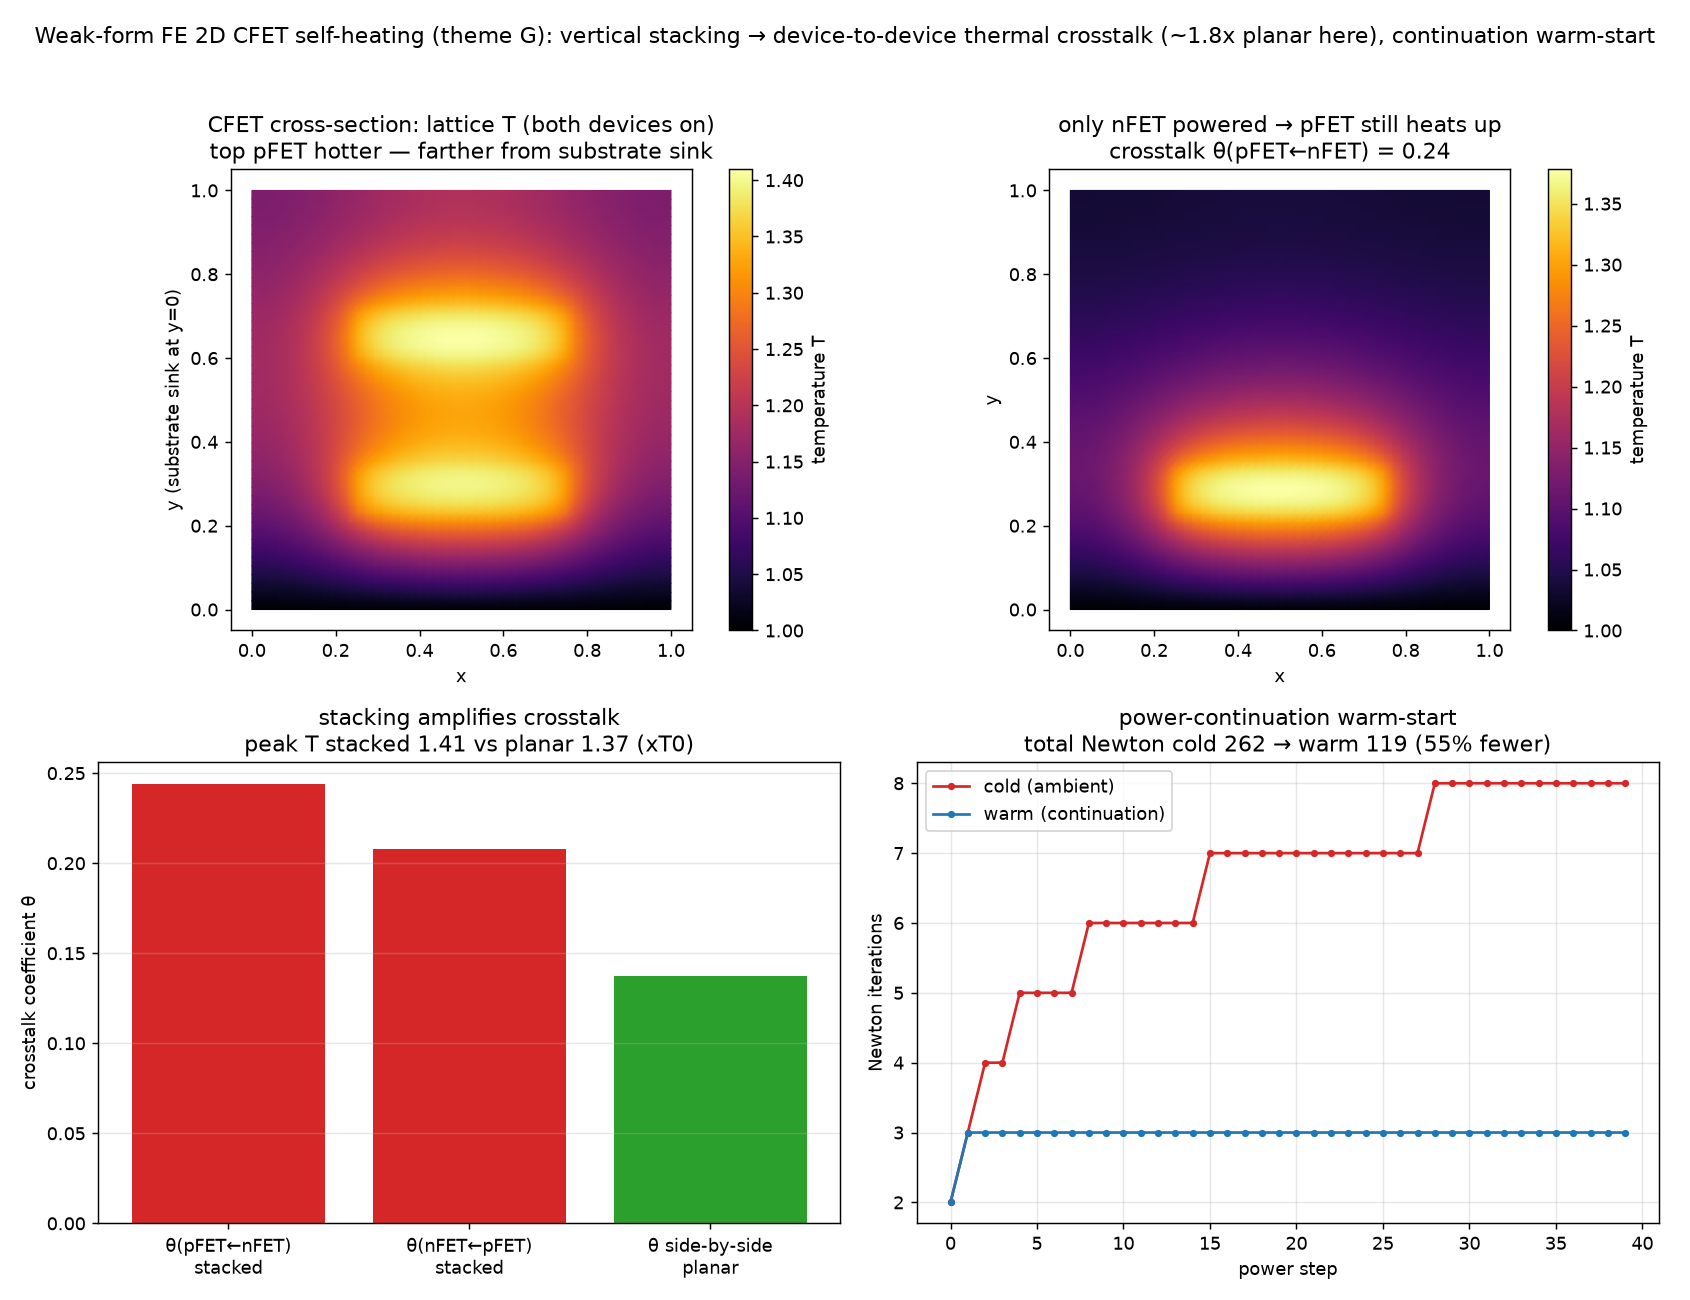

Recreate this plot in Python.
"""cfet_thermal_crosstalk.py — 2D seed demo for research theme G (device
self-heating = electro-thermal coupling), extending the 1D reduced model
(⑯ electrothermal_selfheating.py, ⑯-dataset electrothermal_dataset.py) to a 2D
CFET cross-section, where the headline physics is DEVICE-TO-DEVICE THERMAL
CROSSTALK.

Why 2D / why CFET (LITREVIEW_G_electrothermal.md §3): a complementary FET stacks
an nFET and a pFET vertically. The stack is thermally isolated, so self-heating is
~2x a planar CMOS and — crucially — heat from one transistor raises the *other's*
lattice temperature (intra-cell thermal crosstalk), which a 1D model cannot show.

Physics (2D, steady, reduced electro-thermal — same conduction law as ⑯):
    -kappa (T_xx + T_yy) + h (T - T0) = Q(x, y; T),
    Q = [chi_n(x,y) J_n^2 + chi_p(x,y) J_p^2] / sigma(T),  sigma(T)=exp(EA(1/T0-1/T)),
on P1 triangles (weak form), damped Newton (sigma(T) makes the source nonlinear).
Boundary conditions: the SUBSTRATE edge (y=0) is a heat sink (Dirichlet T=T0); the
other three edges are insulated (natural Neumann); a weak distributed sink h models
lateral leakage to the package. Each device band (chi_n bottom, chi_p top) carries
its own current density J_n, J_p.

What it demonstrates:
  * a 2D lattice-temperature field for a CFET cross-section (top device hotter — it
    is farther from the substrate sink),
  * CROSSTALK coefficients: powering the nFET alone still heats the pFET (and vice
    versa); theta = (neighbour's rise from my heat) / (my own rise),
  * STACKED (CFET) vs PLANAR (side-by-side) layout: stacking amplifies the crosstalk
    (~1.8x here) and modestly raises peak T; the literature ~2x self-heating figure
    for CFET vs planar CMOS (IEEE 9633122) is the motivation, not a fitted result,
  * Idea C: a power (current) continuation warm-start cuts Newton iterations; FEM
    keeps accuracy.

Honest scope: reduced electro-thermal model (temperature-activated Ohmic conduction,
fixed current density per band), not non-isothermal 2-carrier drift-diffusion (that
is the ⑯-companion 1D non-isothermal DD demo and the eventual 2D coupling).
Non-dimensional units, illustrative geometry. No ML (pure physics/numerics).

Run:  python3 cfet_thermal_crosstalk.py     (writes cfet_thermal_crosstalk.png)
      python3 cfet_thermal_crosstalk.py --help
"""
from __future__ import annotations

import argparse

import numpy as np
import scipy.sparse as sp
import scipy.sparse.linalg as spla

SEED = 20260725
KAPPA = 0.02
HSINK = 0.3            # weak distributed lateral loss (substrate edge is the main sink)
T0 = 1.0
EA = 15.0
NEWTON_TOL = 1e-9
NEWTON_MAX = 80


def sigma(T):
    return np.exp(EA * (1.0 / T0 - 1.0 / T))


def dsigma(T):
    return sigma(T) * EA / T ** 2


def build_mesh(n):
    xs = np.linspace(0, 1, n + 1)
    X, Y = np.meshgrid(xs, xs)
    nodes = np.column_stack([X.ravel(), Y.ravel()])
    idx = lambda i, j: j * (n + 1) + i
    tris = []
    for j in range(n):
        for i in range(n):
            a, b, c, dd = idx(i, j), idx(i + 1, j), idx(i + 1, j + 1), idx(i, j + 1)
            tris.append((a, b, c)); tris.append((a, c, dd))
    return nodes, np.asarray(tris, np.int64)


def assemble(nodes, tris):
    """P1 scalar stiffness K (Laplacian) and lumped mass ml on triangles."""
    N = len(nodes)
    rows, cols, vals = [], [], []
    ml = np.zeros(N)
    for t in tris:
        p = nodes[t]
        b = np.array([p[1, 1] - p[2, 1], p[2, 1] - p[0, 1], p[0, 1] - p[1, 1]])
        c = np.array([p[2, 0] - p[1, 0], p[0, 0] - p[2, 0], p[1, 0] - p[0, 0]])
        area = 0.5 * abs((p[1, 0] - p[0, 0]) * (p[2, 1] - p[0, 1])
                         - (p[2, 0] - p[0, 0]) * (p[1, 1] - p[0, 1]))
        Ke = (np.outer(b, b) + np.outer(c, c)) / (4.0 * area)
        for a in range(3):
            ml[t[a]] += area / 3.0
            for bb in range(3):
                rows.append(t[a]); cols.append(t[bb]); vals.append(Ke[a, bb])
    K = sp.csr_matrix((vals, (rows, cols)), shape=(N, N))
    return K, ml


def band(nodes, x0, x1, y0, y1):
    return ((nodes[:, 0] >= x0) & (nodes[:, 0] <= x1)
            & (nodes[:, 1] >= y0) & (nodes[:, 1] <= y1))


def solve_T(Kk, ml, chi_n, chi_p, Jn, Jp, free, T_init):
    """Damped Newton for the 2D reduced electro-thermal problem with a Dirichlet
    substrate sink (fixed nodes = ~free)."""
    T = T_init.copy()
    Hm = sp.diags(HSINK * ml)
    src2 = chi_n * Jn ** 2 + chi_p * Jp ** 2          # per-node current^2 weight

    def resid(TT):
        return Kk @ TT + HSINK * ml * (TT - T0) - ml * (src2 / sigma(TT))

    for it in range(1, NEWTON_MAX + 1):
        R = resid(T)
        rn = np.linalg.norm(R[free])
        if rn < NEWTON_TOL:
            return T, it - 1
        dQ = -src2 * dsigma(T) / sigma(T) ** 2         # d(src2/sigma)/dT
        Jac = (Kk + Hm - sp.diags(ml * dQ)).tocsc()
        dT = np.zeros_like(T)
        dT[free] = spla.spsolve(Jac[free][:, free], -R[free])
        a = 1.0
        for _ in range(40):
            if np.linalg.norm(resid(T + a * dT)[free]) < rn:
                break
            a *= 0.5
        T = T + a * dT
    return T, NEWTON_MAX


def mean_on(T, mask):
    return float(T[mask].mean())


def main():
    ap = argparse.ArgumentParser(description=__doc__,
                                 formatter_class=argparse.RawDescriptionHelpFormatter)
    ap.add_argument("--n", type=int, default=48, help="mesh divisions per side")
    ap.add_argument("--jdev", type=float, default=6.0, help="per-device current density")
    ap.add_argument("--nstep", type=int, default=40, help="power-continuation steps")
    ap.add_argument("--out", type=str, default="cfet_thermal_crosstalk.png")
    args = ap.parse_args()

    nodes, tris = build_mesh(args.n)
    K, ml = assemble(nodes, tris)
    Kk = (KAPPA * K).tocsc()
    bottom = nodes[:, 1] <= 1e-9                      # substrate heat sink (Dirichlet)
    free = ~bottom
    T0f = np.full(len(nodes), T0)

    # ---- STACKED (CFET): nFET low, pFET high, same x-column ----
    chi_n = band(nodes, 0.25, 0.75, 0.22, 0.34).astype(float)   # bottom device
    chi_p = band(nodes, 0.25, 0.75, 0.60, 0.72).astype(float)   # top device
    J = args.jdev
    T_both, _ = solve_T(Kk, ml, chi_n, chi_p, J, J, free, T0f)
    T_nonly, _ = solve_T(Kk, ml, chi_n, chi_p, J, 0.0, free, T0f)
    T_ponly, _ = solve_T(Kk, ml, chi_n, chi_p, 0.0, J, free, T0f)

    maskn = chi_n > 0; maskp = chi_p > 0
    rise_n_self = mean_on(T_nonly, maskn) - T0        # nFET's own rise (n powered)
    rise_p_self = mean_on(T_ponly, maskp) - T0        # pFET's own rise (p powered)
    rise_p_from_n = mean_on(T_nonly, maskp) - T0      # pFET heated by nFET only
    rise_n_from_p = mean_on(T_ponly, maskn) - T0      # nFET heated by pFET only
    theta_pn = rise_p_from_n / max(rise_n_self, 1e-12)
    theta_np = rise_n_from_p / max(rise_p_self, 1e-12)
    peak_stack = T_both.max()

    # ---- PLANAR (side-by-side, both near the sink) ----
    chi_a = band(nodes, 0.12, 0.42, 0.22, 0.34).astype(float)
    chi_b = band(nodes, 0.58, 0.88, 0.22, 0.34).astype(float)
    T_planar, _ = solve_T(Kk, ml, chi_a, chi_b, J, J, free, T0f)
    T_a_only, _ = solve_T(Kk, ml, chi_a, chi_b, J, 0.0, free, T0f)
    maska = chi_a > 0; maskb = chi_b > 0
    rise_a_self = mean_on(T_a_only, maska) - T0
    rise_b_from_a = mean_on(T_a_only, maskb) - T0
    theta_planar = rise_b_from_a / max(rise_a_self, 1e-12)
    peak_planar = T_planar.max()

    # ---- power (current) continuation warm-start on the stacked device ----
    Js = np.linspace(J / args.nstep, J, args.nstep)
    warm_it, cold_it, peak_curve = [], [], []
    Tw = T0f.copy()
    for Jk in Js:
        Tw, it = solve_T(Kk, ml, chi_n, chi_p, Jk, Jk, free, Tw)
        warm_it.append(it); peak_curve.append(Tw.max())
    for Jk in Js:
        _, it = solve_T(Kk, ml, chi_n, chi_p, Jk, Jk, free, T0f)
        cold_it.append(it)
    tc, tw = int(sum(cold_it)), int(sum(warm_it))

    print(f"\n2D CFET thermal crosstalk: {len(nodes)} nodes, {len(tris)} triangles")
    print(f"  STACKED (CFET): peak T {peak_stack/T0:.2f}xT0;  self-rise nFET "
          f"{rise_n_self:.3f}, pFET {rise_p_self:.3f}")
    print(f"    crosstalk theta(pFET<-nFET) {theta_pn:.2f},  theta(nFET<-pFET) {theta_np:.2f}"
          f"  (fraction of neighbour's own rise induced by the other device)")
    print(f"  PLANAR (side-by-side): peak T {peak_planar/T0:.2f}xT0;  crosstalk theta "
          f"{theta_planar:.2f}")
    print(f"  -> stacking raises peak T {peak_stack/peak_planar:.2f}x and crosstalk "
          f"{theta_pn/max(theta_planar,1e-12):.1f}x vs planar")
    print(f"  Newton iters (power continuation)  cold {tc}  warm {tw}  "
          f"({100*(tc-tw)/max(tc,1):.0f}% fewer)")

    _plot(args.out, nodes, tris, T_both, T_nonly, Js, peak_curve, cold_it, warm_it,
          theta_pn, theta_np, theta_planar, peak_stack, peak_planar, tc, tw, T0)
    print(f"wrote {args.out}")


def _plot(out, nodes, tris, T_both, T_nonly, Js, peak_curve, cold_it, warm_it,
          theta_pn, theta_np, theta_planar, peak_stack, peak_planar, tc, tw, T0):
    import matplotlib
    matplotlib.use("Agg")
    import matplotlib.pyplot as plt
    import matplotlib.tri as mtri
    triang = mtri.Triangulation(nodes[:, 0], nodes[:, 1], tris)
    fig, ax = plt.subplots(2, 2, figsize=(13, 10))

    tpc = ax[0, 0].tripcolor(triang, T_both, shading="gouraud", cmap="inferno")
    fig.colorbar(tpc, ax=ax[0, 0], label="temperature T")
    ax[0, 0].set_title("CFET cross-section: lattice T (both devices on)\n"
                       "top pFET hotter — farther from substrate sink")
    ax[0, 0].set_xlabel("x"); ax[0, 0].set_ylabel("y (substrate sink at y=0)")
    ax[0, 0].set_aspect("equal")

    tpc2 = ax[0, 1].tripcolor(triang, T_nonly, shading="gouraud", cmap="inferno")
    fig.colorbar(tpc2, ax=ax[0, 1], label="temperature T")
    ax[0, 1].set_title("only nFET powered → pFET still heats up\n"
                       f"crosstalk θ(pFET←nFET) = {theta_pn:.2f}")
    ax[0, 1].set_xlabel("x"); ax[0, 1].set_ylabel("y")
    ax[0, 1].set_aspect("equal")

    labels = ["θ(pFET←nFET)\nstacked", "θ(nFET←pFET)\nstacked", "θ side-by-side\nplanar"]
    ax[1, 0].bar(labels, [theta_pn, theta_np, theta_planar],
                 color=["#d62728", "#d62728", "#2ca02c"])
    ax[1, 0].set_ylabel("crosstalk coefficient θ")
    ax[1, 0].set_title(f"stacking amplifies crosstalk\npeak T stacked {peak_stack/T0:.2f} "
                       f"vs planar {peak_planar/T0:.2f} (xT0)")
    ax[1, 0].grid(True, axis="y", alpha=0.3)

    xs = np.arange(len(cold_it))
    ax[1, 1].plot(xs, cold_it, "-o", ms=3, color="#d62728", label="cold (ambient)")
    ax[1, 1].plot(xs, warm_it, "-o", ms=3, color="#1f77b4", label="warm (continuation)")
    ax[1, 1].set_title(f"power-continuation warm-start\ntotal Newton cold {tc} → warm {tw} "
                       f"({100*(tc-tw)/max(tc,1):.0f}% fewer)")
    ax[1, 1].set_xlabel("power step"); ax[1, 1].set_ylabel("Newton iterations")
    ax[1, 1].legend(); ax[1, 1].grid(True, alpha=0.3)

    fig.suptitle("Weak-form FE 2D CFET self-heating (theme G): vertical stacking → "
                 "device-to-device thermal crosstalk (~1.8x planar here), continuation warm-start",
                 fontsize=12)
    fig.tight_layout(rect=[0, 0, 1, 0.96])
    fig.savefig(out, dpi=130)


if __name__ == "__main__":
    main()
